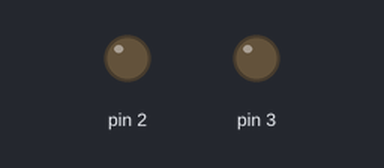
Recording of a sketch running on a simulated Arduino Uno, built with avr-gcc and run on an emulated ATmega328P. Parts: output pins drawn as LEDs (lit = HIGH).

Above: at 1.5 s.
At 15.31 s:
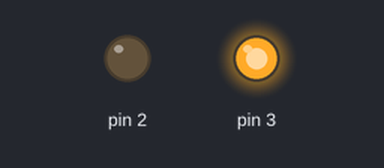
At 30.6 s:
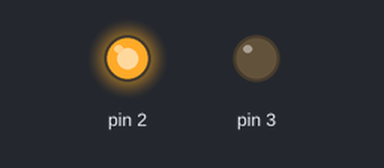
Timing chart, 0 to 31.8 s (numbered marks = the images above):
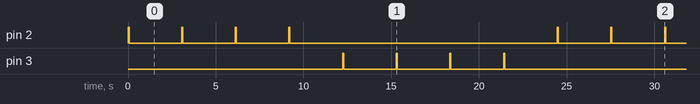

The sketch:

ControlledExtrusion.ino
```cpp
void setup() {
  // put your setup code here, to run once:
  pinMode(2, OUTPUT);
  pinMode(3, OUTPUT);
}

void extrusion(){
  digitalWrite(2, HIGH);
  delay(58.32);
  digitalWrite(2, LOW);
  //print("Extrusion\n");
  delay(3000);
}

void contraction(){
  digitalWrite(3, HIGH);
  delay(58.32);
  digitalWrite(3, LOW);
  //print("Contraction\n");
  delay(3000);
}

void loop() {
  // put your main code here, to run repeatedly:
  for(int i = 0; i < 4; i++){
    extrusion();
  }

  for(int i = 0; i < 4; i++){
    contraction();
  }

}
```

Measured:
- by itself, pin 2, pin 3: repeats every 24.5 s: 3 × (LOW 3.0 s, HIGH 0.06 s), LOW 15.2 s, HIGH 0.06 s
- by itself, everything shown: repeats every 24.5 s, in 16 steps
